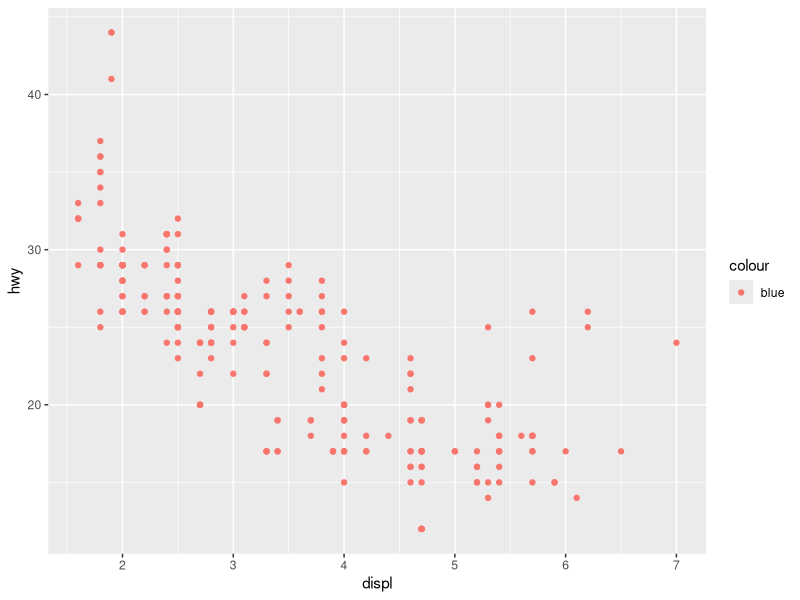
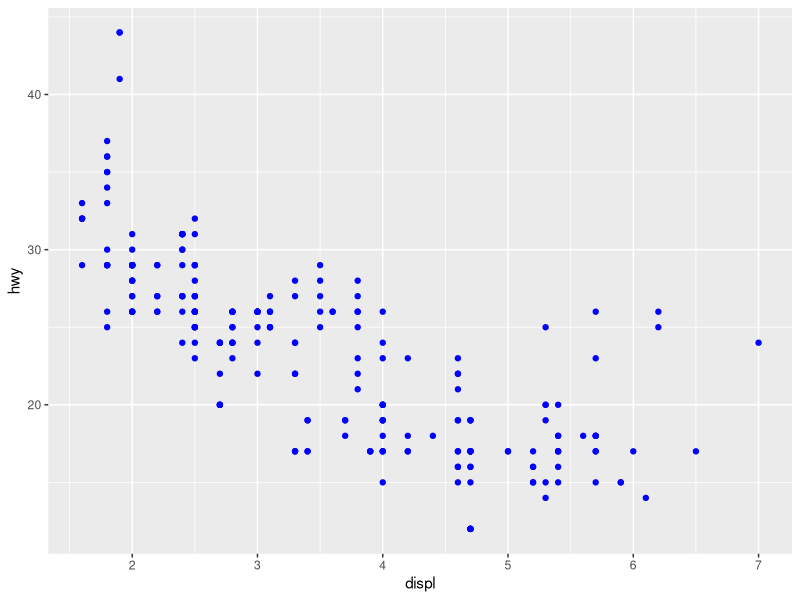
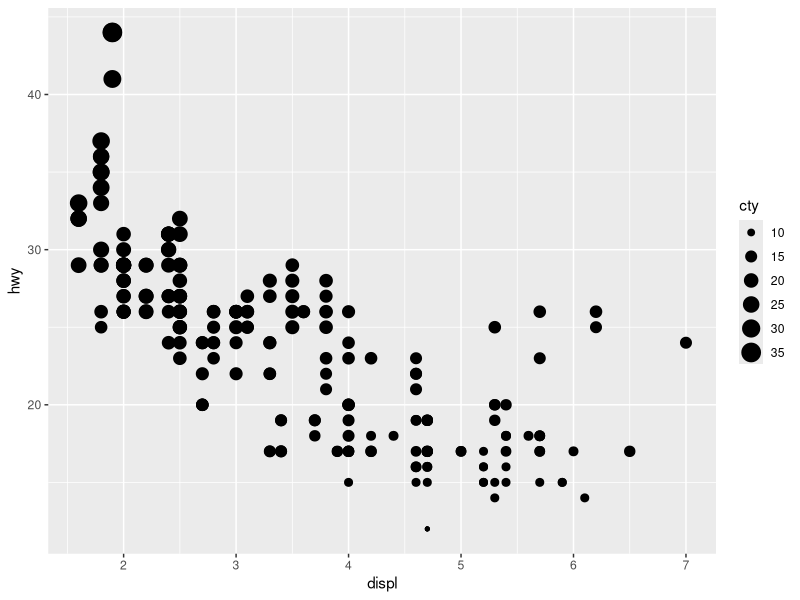
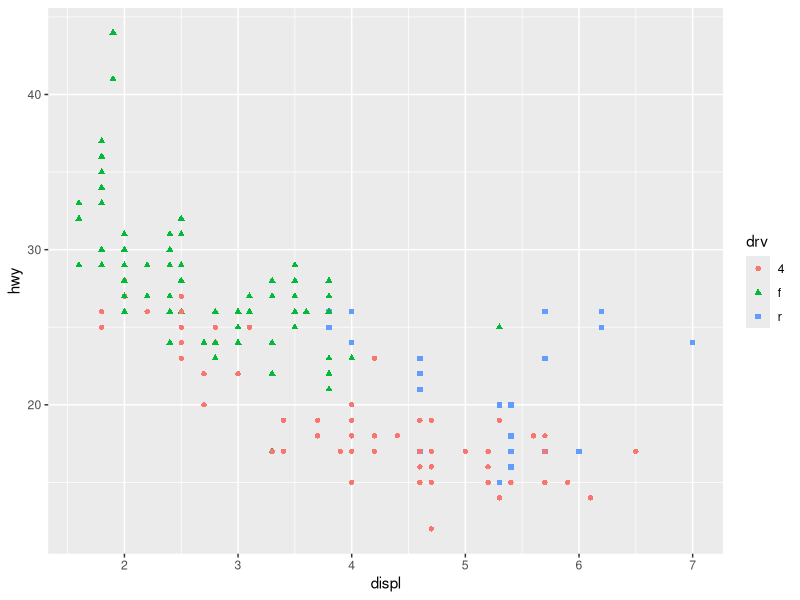
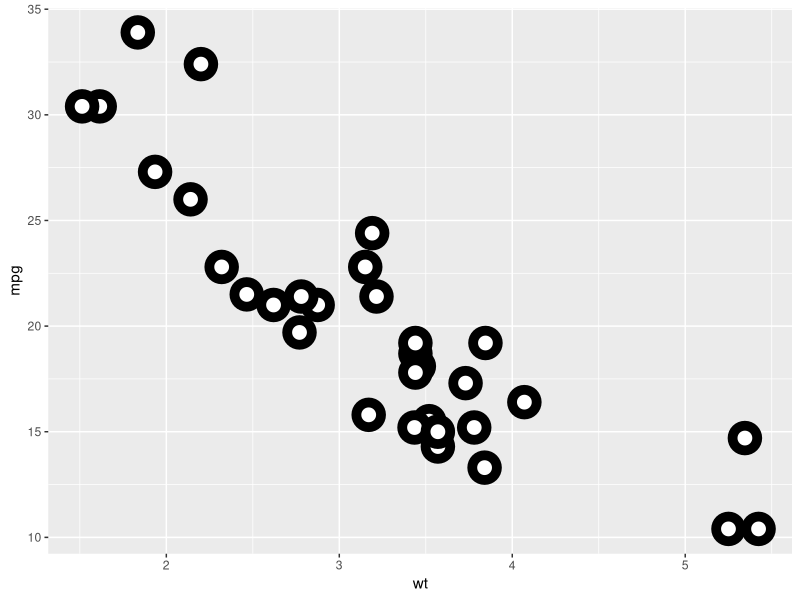
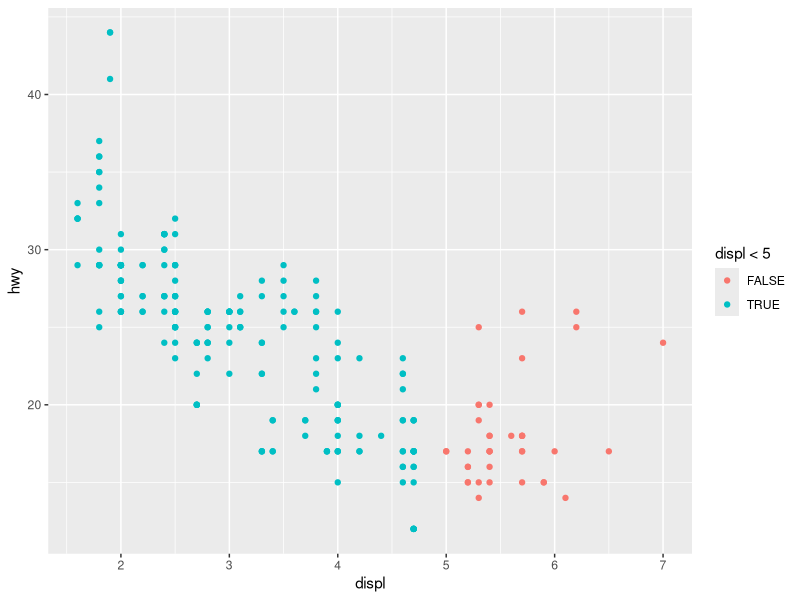
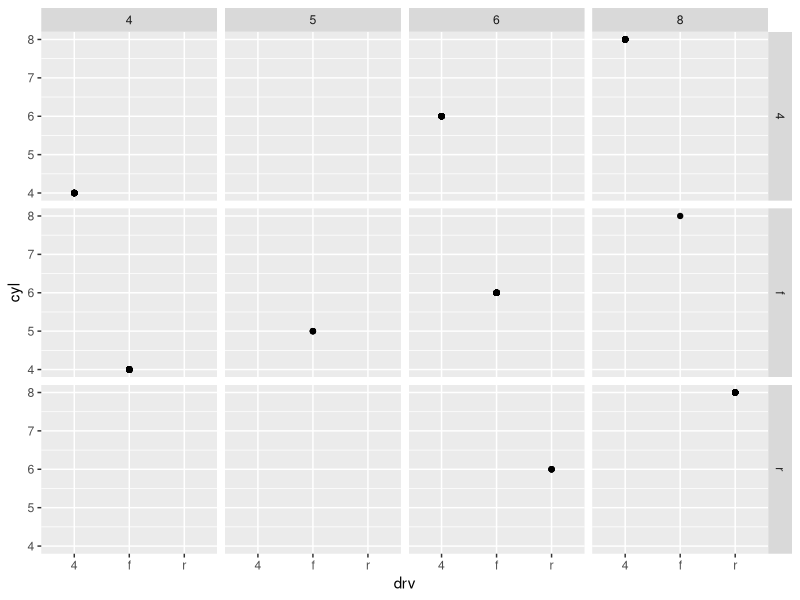
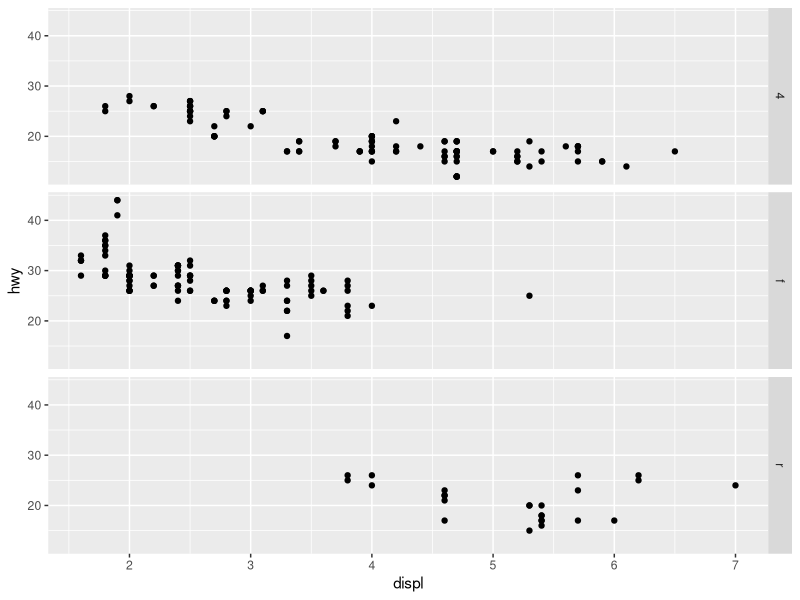

The R script that drew these images, in order:
## ---- chunk 1
    library(ggplot2)
    ggplot(data = mpg) + 
      geom_point(mapping = aes(x = displ, y = hwy, color = "blue"))
## ---- chunk 2
    ggplot(data = mpg) +
      geom_point(mapping = aes(x = displ, y = hwy), color = "blue")
## ---- chunk 3
  
library(tidyverse)
mpg
## ---- chunk 4
ggplot(data = mpg) + 
  geom_point(mapping = aes(x = displ, y = hwy, size = cty))
## ---- chunk 5
ggplot(data = mpg) + 
  geom_point(mapping = aes(x = displ, y = hwy, color = drv, shape = drv))
## ---- chunk 6
    ?geom_point

    
ggplot(mtcars, aes(wt, mpg)) +
  geom_point(shape = 21, colour = "black", fill = "white", size = 5, stroke = 5)
## ---- chunk 7
    ggplot(data = mpg) + 
  geom_point(mapping = aes(x = displ, y = hwy, color = displ < 5))

## ---- chunk 8
 ggplot(data = mpg) + 
      geom_point(mapping = aes(x = drv, y = cyl)) + 
    facet_grid(drv ~ cyl)
## ---- chunk 9
    ggplot(data = mpg) + 
      geom_point(mapping = aes(x = displ, y = hwy)) +
      facet_grid(drv ~ .)
    
    ggplot(data = mpg) + 
      geom_point(mapping = aes(x = displ, y = hwy)) +
      facet_grid(. ~ cyl)
## ---- chunk 10
 ggplot(data = mpg) + 
      geom_point(mapping = aes(x = displ, y = hwy)) + 
      facet_wrap(~ class, nrow = 2)
## ---- chunk 11
    
## ---- chunk 12
    ggplot(data = mpg, mapping = aes(x = displ, y = hwy, color = drv)) + 
      geom_point() + 
      geom_smooth(se = FALSE)
## ---- chunk 13
ggplot(data = mpg) +
  geom_smooth(
    mapping = aes(x = displ, y = hwy, color = drv),
    show.legend = TRUE
  )
## ---- chunk 14
ggplot(data = mpg, mapping = aes(x = displ, y = hwy)) + 
  geom_point(mapping = aes(color = class)) + 
  geom_smooth(data = filter(mpg, class == "subcompact"), se = TRUE)

ggplot(data = mpg, mapping = aes(x = displ, y = hwy)) + 
  geom_point(mapping = aes(color = class)) + 
  geom_smooth(data = filter(mpg, class == "subcompact"), se = FALSE)
## ---- chunk 15

## ---- chunk 16
    ggplot() +
      geom_point(data = mpg, mapping = aes(x = displ, y = hwy, color = drv)) + 
      geom_smooth(data = mpg, mapping = aes(x = displ, y = hwy, linetype = drv))
## ---- chunk 17
  ggplot() +
      geom_point(data = mpg, mapping = aes(x = displ, y = hwy, color = drv, alpha = year)) + 
      geom_smooth(data = mpg, mapping = aes(x = displ, y = hwy), se = FALSE)
## ---- chunk 18
 ggplot(mpg, aes(x =displ, y = hwy)) + 
  geom_point(size = 4, color = 'white') +
  geom_point(aes(color = drv)) +
  annotate('text', x = 2.6, y = 44, label = 'Max hwy = 44')
## ---- chunk 19
ggplot(data = diamonds) +
    geom_pointrange(
    mapping = aes(x = cut, y = depth), stat = 'summary',
    fun.ymin = min,
    fun.ymax = max,
    fun.y = median
    )
## ---- chunk 20
?geom_col
## ---- chunk 21
?stat_smooth

    
## ---- chunk 22
    ggplot(data = mpg, mapping = aes(x = cty, y = hwy)) + 
      geom_point()
## ---- chunk 23

  ggplot(data = mpg, mapping = aes(x = cty, y = hwy)) + 
      geom_point(position = 'jitter')
## ---- chunk 24
  ?geom_jitter
## ---- chunk 25
?geom_count
## ---- chunk 26
ggplot(mpg, aes(class)) +
  geom_bar(aes(fill = drv)) +
  coord_polar()
## ---- chunk 27
?labs()
## ---- chunk 28
    ggplot(data = mpg, mapping = aes(x = cty, y = hwy)) +
      geom_point() + 
      geom_abline() +
      coord_fixed()
## ---- chunk 29
    ggplot(data = mpg, mapping = aes(x = cty, y = hwy)) +
      geom_point() + 
      geom_abline()
